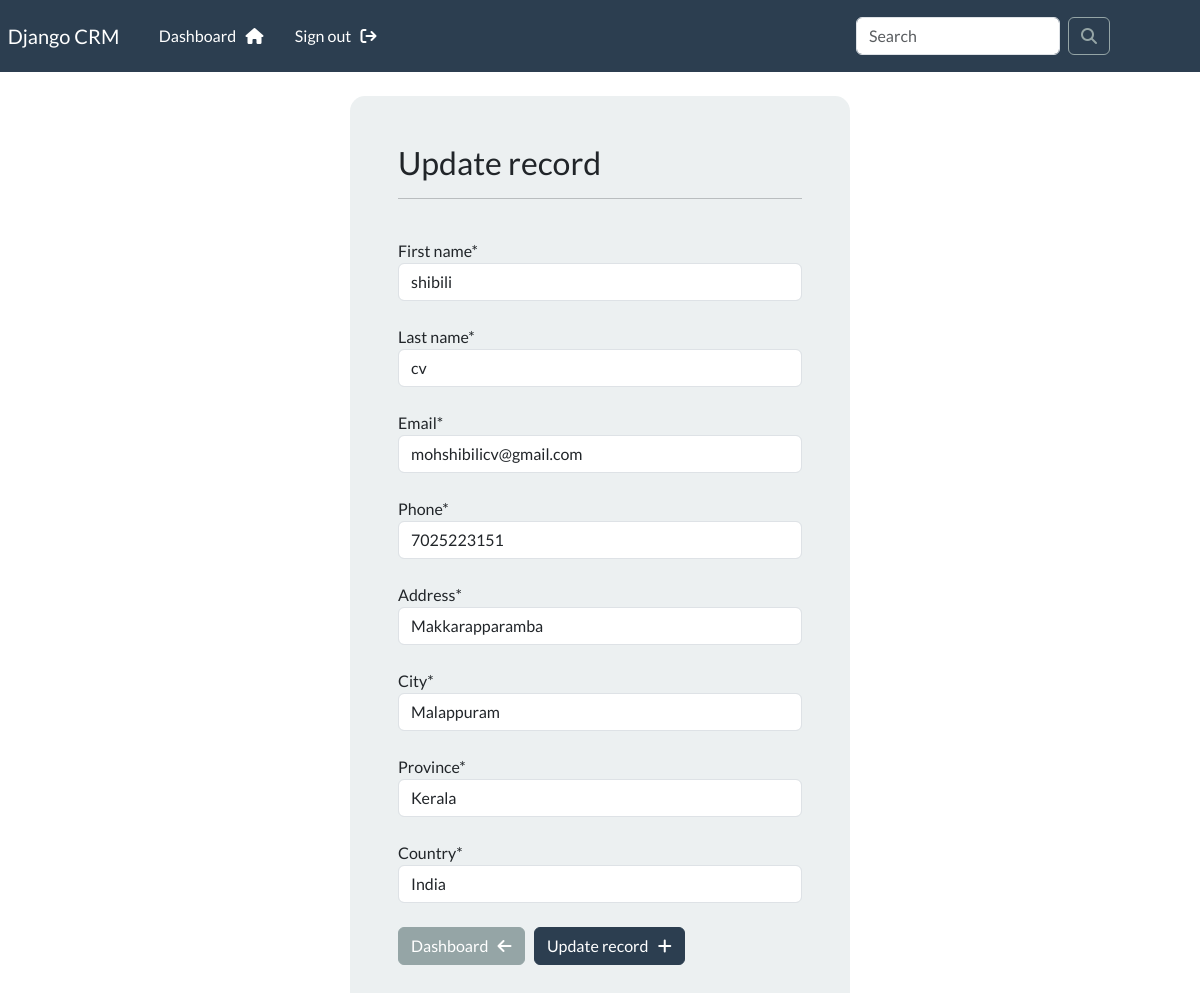
/update-record/5 (signed in), run on the app's committed database.
### App/models.py (models this page shows, shortened)
class Record(models.Model):
    creation_date = models.DateTimeField(auto_now_add=True)
    first_name = models.CharField(max_length=100)
    last_name = models.CharField(max_length=100)
    email = models.CharField(max_length=255)
    phone = models.CharField(max_length=20)
    address = models.CharField(max_length=255)
    city = models.CharField(max_length=255)
    province = models.CharField(max_length=200)
    country = models.CharField(max_length=120)

### App/views.py (the view)
# urls.py: path('update-record/<int:pk>', views.update_record, name='update-record'),
@login_required(login_url='login')
def update_record(request, pk):
    record = Record.objects.get(id=pk)
    form = UpdateRecordForm(instance=record)
    if request.method == 'POST':
        form = UpdateRecordForm(request.POST, instance=record)
        if form.is_valid():
            form.save()
            messages.success(request, 'The record was updated successfully!')
            return redirect('dashboard')
    context = {'form': form}
    return render(request, 'App/update-record.html', context=context)

### App/forms.py
class UpdateRecordForm(forms.ModelForm):
    class Meta:
        model = Record
        fields = ['first_name', 'last_name', 'email', 'phone', 'address', 'city', 'province', 'country']

### App/templates/App/update-record.html (shortened to what this page needs)
{% extends 'App/base.html' %}
{% load crispy_forms_tags %}
{% block content %}
<body>
    <div class="container bg-light shadow-md p-5 form-layout">
        <h3>Update record</h3>
        <hr />
        <br />
        <form action="" method="post" autocomplete="off">
            {{ form.first_name|as_crispy_field }}
            <br>
            {{ form.last_name|as_crispy_field }}
            <br>
            {{ form.email|as_crispy_field }}
            <br>
            {{ form.phone|as_crispy_field }}
            <br>
            {{ form.address|as_crispy_field }}
            <br>
            {{ form.city|as_crispy_field }}
            <br>
            {{ form.province|as_crispy_field }}
            <br>
            {{ form.country|as_crispy_field }}
            <br />
            <a href="{% url 'dashboard' %}" class="btn btn-secondary">Dashboard &nbsp; <i class="fa fa-arrow-left" aria-hidden="true"></i></a> &nbsp;
            <button type="submit" class="btn btn-primary">Update record &nbsp; <i class="fa fa-plus" aria-hidden="true"></i></button>
        </form>
    </div>
</body>
{% endblock content %}

### App/static/css/style.css (style rules this page uses)
.form-layout { border-radius: 15px; width: 500px; }

### data on the page
Record: first_name "shibili", last_name "cv", email "mohshibilicv@gmail.com", phone "7025223151", address "Makkarapparamba", city "Malappuram", province "Kerala", country "India"
